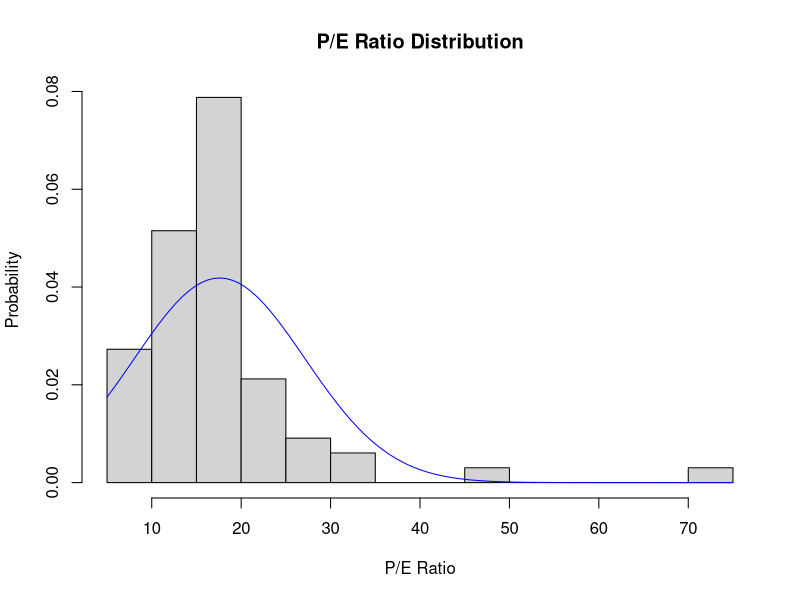
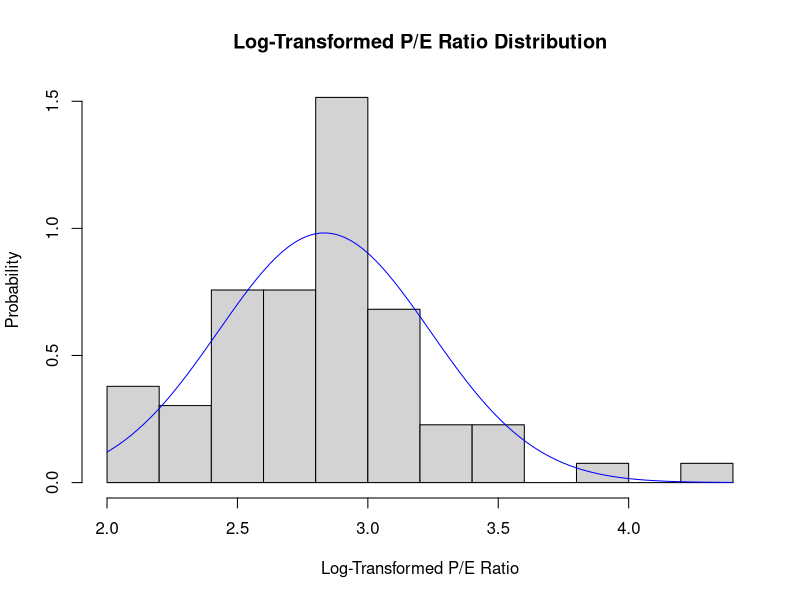
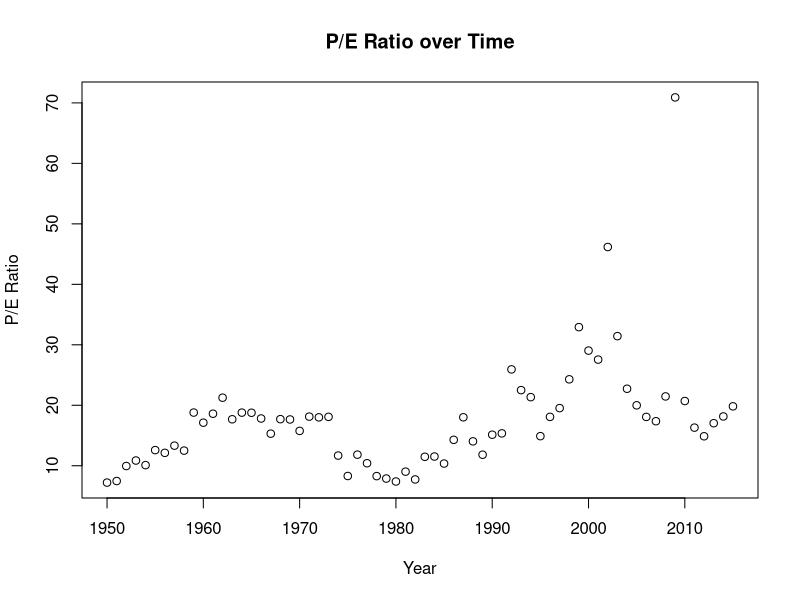
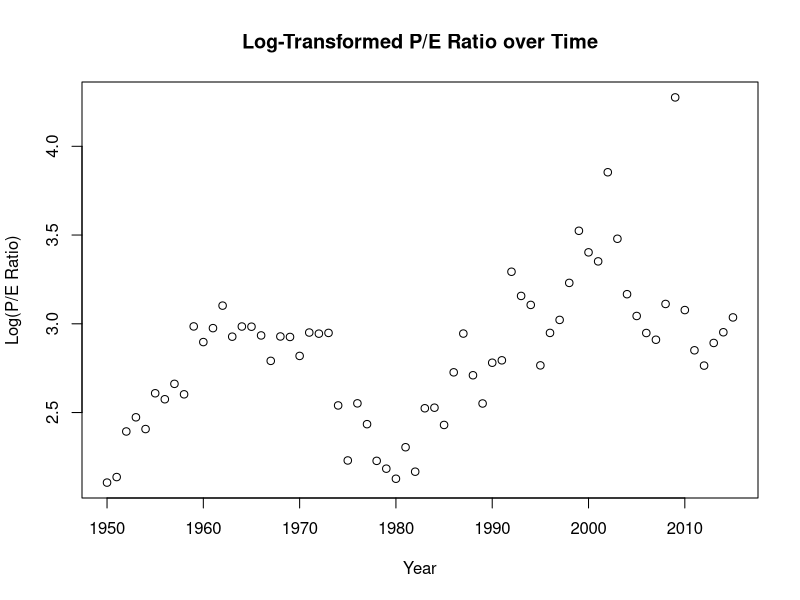
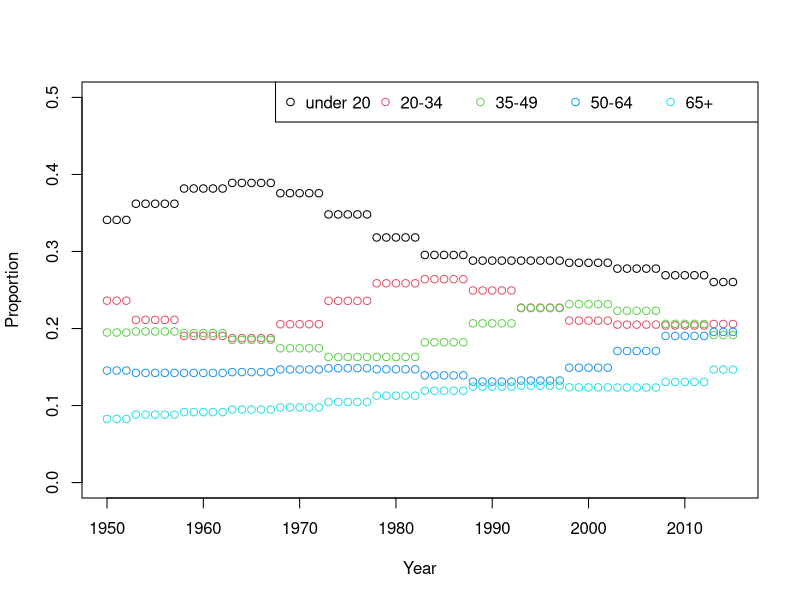
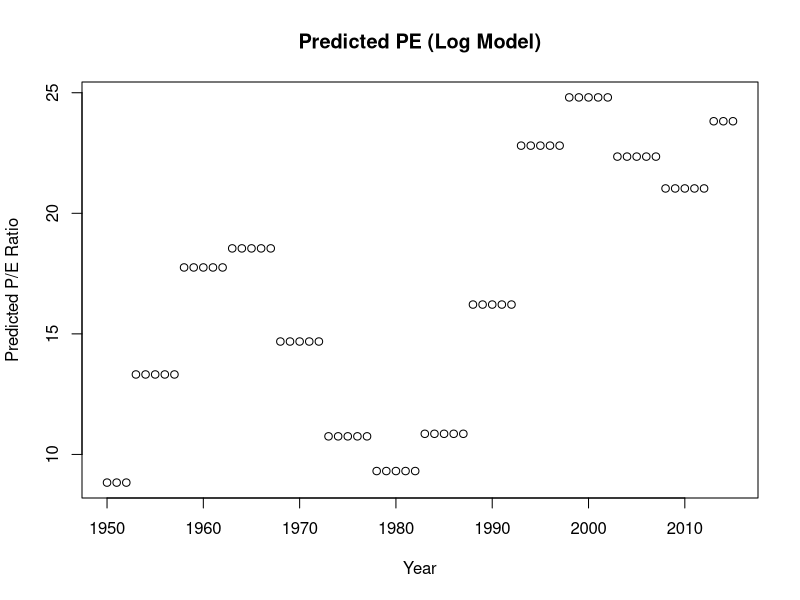
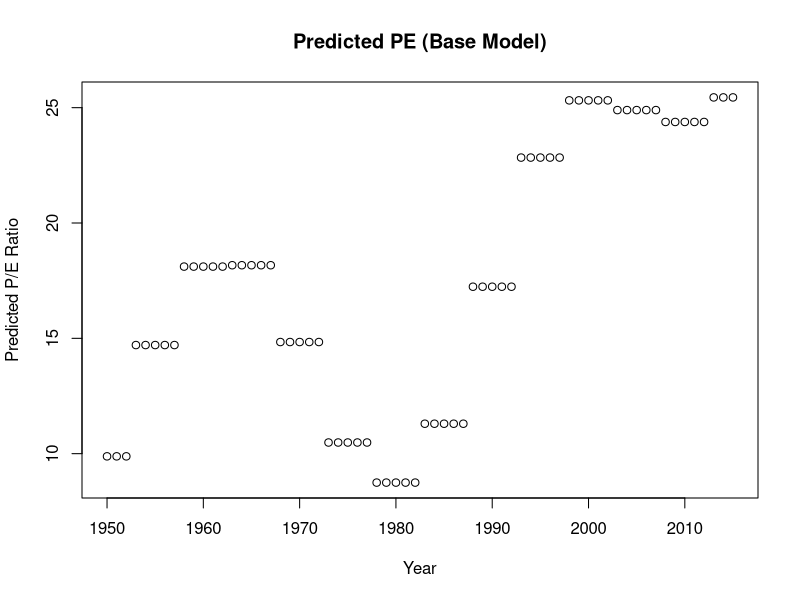
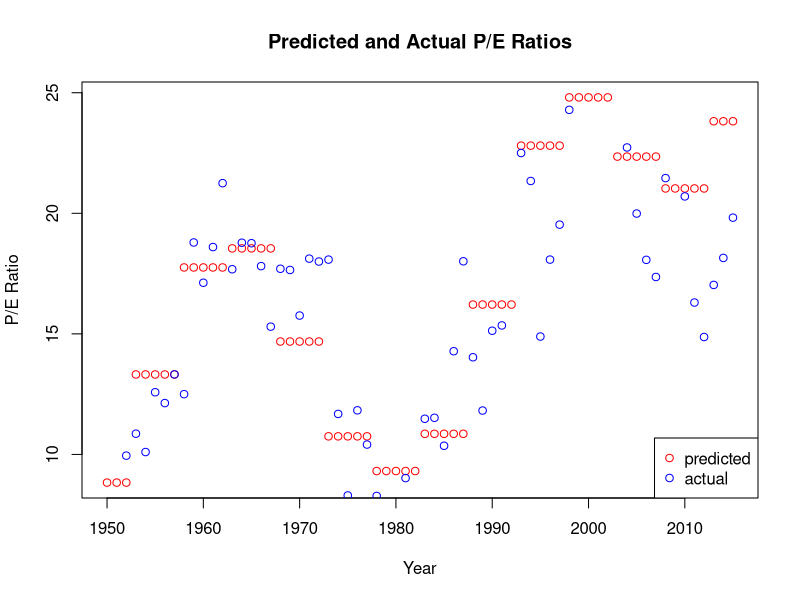

These figures' R source, in order:
# Compare S&P 500 P/E Ratio with population demographics

sp_500_pe <- read.csv("./sp_500_pe.csv")
us_pop_5year <- read.csv("./us_pop_5year.csv")

# round each year to the nearest 5 year mark
sp_500_pe$half_decade <- round(sp_500_pe$Year/5 + 0.01)*5

# reshape us_pop_5year to 'wide' format
library(reshape2)
us_pop_wide <- dcast(us_pop_5year, Year ~ Age, value.var="Value",fun.aggregate=sum,fill=0)

# calculate values for coarser age groups
under_20 <- us_pop_wide$" 0-4" + us_pop_wide$" 5-9" + us_pop_wide$" 10-14" + us_pop_wide$" 15-19"
X20_34 <- us_pop_wide$" 20-24" + us_pop_wide$" 25-29" + us_pop_wide$" 30-34"
X35_49 <- us_pop_wide$" 35-39" + us_pop_wide$" 40-44" + us_pop_wide$" 45-49"
X50_64 <- us_pop_wide$" 50-54" + us_pop_wide$" 55-59" + us_pop_wide$" 60-64"
over_64 <- us_pop_wide$" 65-69" + us_pop_wide$" 70-74" + us_pop_wide$" 75-79" + 
  us_pop_wide$" 80-84" + us_pop_wide$" 80+" + us_pop_wide$" 85-89" + 
  us_pop_wide$" 90-94" + us_pop_wide$" 95-99" + us_pop_wide$" 100+"
total <- under_20 + X20_34 + X35_49 + X50_64 + over_64

# construct dataframe for population buckets
us_age_props <- data.frame("Year"=us_pop_wide$Year, "under_20"=under_20/total, "X20_34"=X20_34/total, 
                           "X35_49"=X35_49/total, "X50_64"=X50_64/total, "over_64"=over_64/total)

# remove any N/A rows
us_age_props <- us_age_props[!is.na(us_age_props$Year),]

# merge the two datasets 
pe_pop_merged <- merge(sp_500_pe, us_age_props, by.x="half_decade", by.y="Year")

# compute a simple linear regression fit
linear_fit <- lm(PE_Ratio ~ X20_34 + X35_49 + X50_64 + over_64, data=pe_pop_merged)
summary(linear_fit)

# define smoothed log-transform and un-transform
log_transform <- function(x) {log(x+1)}
unlog_transform <- function(x) {exp(x)-1}

# compute smoothed log-transformed P/E Ratios
pe_pop_merged$log_PE <- log_transform(pe_pop_merged$PE_Ratio)

# plot P/E Ratio histograms with and without log-transform
hist(pe_pop_merged$PE_Ratio, main="P/E Ratio Distribution",
     xlab="P/E Ratio", ylab="Probability",breaks=10,prob=TRUE)
curve(dnorm(x,mean=mean(pe_pop_merged$PE_Ratio),
            sd=sd(pe_pop_merged$PE_Ratio)),col="blue",add=TRUE)
hist(pe_pop_merged$log_PE, main="Log-Transformed P/E Ratio Distribution",
     xlab="Log-Transformed P/E Ratio", ylab="Probability",breaks=10,prob=TRUE)
curve(dnorm(x,mean=mean(pe_pop_merged$log_PE),
            sd=sd(pe_pop_merged$log_PE)),col="blue",add=TRUE)

# try with smoothed log-transformed P/E ratio var
log_fit <- lm(log_PE ~ X20_34 + X35_49 + X50_64 + over_64, data=pe_pop_merged)
summary(log_fit)

# historical predictions for linear fit model
preds <- predict(linear_fit, newdata=pe_pop_merged)
names(preds) <- pe_pop_merged$Year

# historical predictions for log-transformed model
preds_logmod <- unlog_transform(predict(log_fit, newdata=pe_pop_merged))
names(preds_logmod) <- pe_pop_merged$Year

# predict the future (linear fit)
future_age_props <- us_age_props[us_age_props$Year >= 2015,]
future_pe_preds <- predict(linear_fit, newdata=future_age_props)
names(future_pe_preds) <- future_age_props$Year
future_pe_preds

# predict the future (log-transformed model)
future_log_PE_preds <- predict(log_fit, newdata=future_age_props)
future_pe_preds_logmod <- unlog_transform(future_log_PE_preds)
names(future_pe_preds_logmod) <- future_age_props$Year
future_pe_preds_logmod

# plot the data and results
plot(x=pe_pop_merged$Year, y=pe_pop_merged$PE_Ratio, main="P/E Ratio over Time",
     xlab="Year",ylab="P/E Ratio")

plot(x=pe_pop_merged$Year, y=pe_pop_merged$log_PE, main="Log-Transformed P/E Ratio over Time",
     xlab="Year",ylab="Log(P/E Ratio)")

# plot predictor variables over time
plot(x=pe_pop_merged$Year, y=pe_pop_merged$under_20,ylim=c(0.0,0.5),col="1",
     xlab="Year",ylab="Proportion")
points(x=pe_pop_merged$Year, y=pe_pop_merged$X20_34,col="2")
points(x=pe_pop_merged$Year, y=pe_pop_merged$X35_49,col="3")
points(x=pe_pop_merged$Year, y=pe_pop_merged$X50_64,col="4")
points(x=pe_pop_merged$Year, y=pe_pop_merged$over_64,col="5")
legend("topright", legend = c("under 20","20-34","35-49","50-64","65+"), pch=1, col=1:5,horiz=TRUE)

# plot predictions
plot(y=preds_logmod,x=pe_pop_merged$Year, main="Predicted PE (Log Model)",
     xlab="Year",ylab="Predicted P/E Ratio")

plot(y=preds,x=pe_pop_merged$Year, main="Predicted PE (Base Model)",
     xlab="Year",ylab="Predicted P/E Ratio")

# predictions, actuals vs time
plot(y=preds_logmod,x=pe_pop_merged$Year, main="Predicted and Actual P/E Ratios",
     xlab="Year",ylab="P/E Ratio",col="red")
points(x=pe_pop_merged$Year, y=pe_pop_merged$PE_Ratio,col="blue")
legend("bottomright", legend = c("predicted","actual"), pch=1, col=c("red","blue"),horiz=FALSE)

plot(x=pe_pop_merged$PE_Ratio,y=preds_logmod, main="Predicted vs Actual (Log Model)",
     xlab="Actual P/E Ratio", ylab="Predicted P/E Ratio")

# plot residuals
plot(x=pe_pop_merged$Year, y=linear_fit$residuals, main="Base Fit Residuals",
     xlab="Year",ylab="Prediction Error")
plot(x=pe_pop_merged$Year, y=log_fit$residuals, main="Log-Transformed Fit Residuals",
     xlab="Year",ylab="Prediction Error")

# middle-age only model
midage_model <- lm(log_PE ~ X35_49, data=pe_pop_merged)
summary(midage_model)

# historical predictions for middle-age model
preds_midage <- unlog_transform(predict(midage_model, newdata=pe_pop_merged))
names(preds_midage) <- pe_pop_merged$Year

# predict the future (middle-age model)
future_midage_PE_preds <- predict(midage_model, newdata=future_age_props)
future_PE_preds_midage <- unlog_transform(future_midage_PE_preds)
names(future_PE_preds_midage) <- future_age_props$Year
future_PE_preds_midage

# middle-age model predictions, actuals vs time
plot(y=preds_midage,x=pe_pop_merged$Year, main="Predicted and Actual P/E Ratios (35-49 only)",
     xlab="Year",ylab="P/E Ratio",col="red")
points(x=pe_pop_merged$Year, y=pe_pop_merged$PE_Ratio,col="blue")
legend("bottomright", legend = c("predicted (35-49)","actual"), pch=1, col=c("red","blue"),horiz=FALSE)

#individual predictor variable correlations
cor(pe_pop_merged$PE_Ratio, pe_pop_merged$under_20)
cor(pe_pop_merged$PE_Ratio, pe_pop_merged$X20_34)
cor(pe_pop_merged$PE_Ratio, pe_pop_merged$X35_49)
cor(pe_pop_merged$PE_Ratio, pe_pop_merged$X50_64)
cor(pe_pop_merged$PE_Ratio, pe_pop_merged$over_64)


